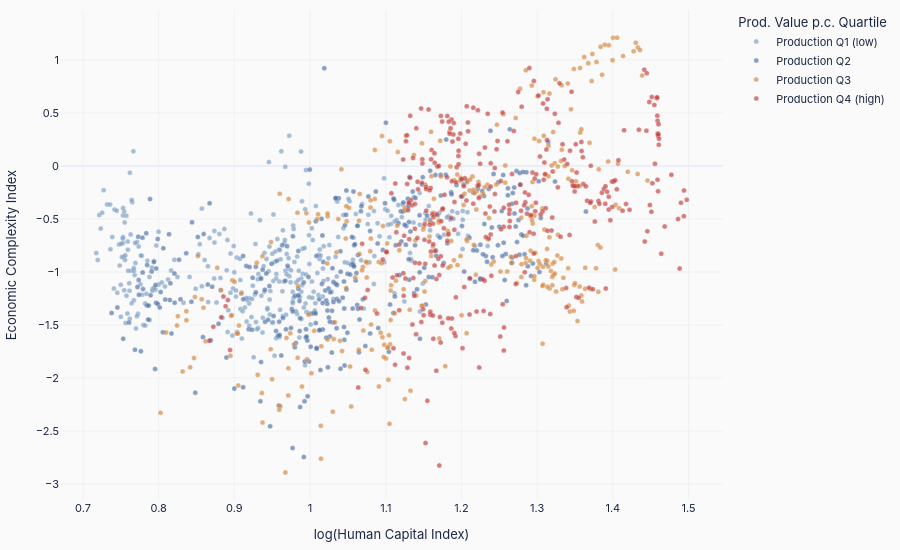

The cell this chart's notebook holds for it:
### Markdown cell above
### 7b. ECI vs Human Capital — by Production Value Quartile

Scatter plot of log(HCI) against ECI, with points coloured by per-capita production
value quartile. If the slope of HCI on ECI steepens at higher production quartiles,
this provides visual evidence of the positive interaction effect.

### Code cell
plot_df = df[['log_HCI', 'Economic Complexity Index', 'log_Production_Value',
              'Country Code', 'Year']].dropna()

plot_df['Prod_quartile'] = pd.qcut(
    plot_df['log_Production_Value'], q=4,
    labels=['Q1 (low)', 'Q2', 'Q3', 'Q4 (high)']
)

q_colors = [PALETTE['light_blue'], PALETTE['blue'], PALETTE['orange'], PALETTE['red']]

fig = go.Figure()
for q, col in zip(['Q1 (low)', 'Q2', 'Q3', 'Q4 (high)'], q_colors):
    sub = plot_df[plot_df['Prod_quartile'] == q]
    fig.add_trace(go.Scatter(
        x=sub['log_HCI'], y=sub['Economic Complexity Index'],
        mode='markers',
        marker=dict(color=col, size=5, opacity=0.65,
                    line=dict(width=0.3, color='white')),
        name=f'Production {q}',
        hovertemplate='%{customdata[0]} %{customdata[1]}<br>'
                      'log(HCI)=%{x:.2f}  ECI=%{y:.2f}<extra></extra>',
        customdata=sub[['Country Code', 'Year']].values,
    ))

fig.update_layout(**base_layout(
    xaxis=dict(
        title=dict(text='log(Human Capital Index)', font=dict(size=STYLE['axis_title_size'])),
        gridcolor=STYLE['grid_color'], gridwidth=STYLE['grid_width'],
    ),
    yaxis=dict(
        title=dict(text='Economic Complexity Index', font=dict(size=STYLE['axis_title_size'])),
        gridcolor=STYLE['grid_color'], gridwidth=STYLE['grid_width'],
    ),
    legend=dict(title=dict(text='Prod. Value p.c. Quartile'),
                font=dict(size=STYLE['legend_size'])),
))

save_chart(fig, os.path.join(OUT, 'eci_hci_production_interaction'), width=1000, height=600)

### Figure 1 — Plotly figure (JSON) as saved in the notebook; plotly's stock layout.template omitted (floating-point values rounded to 4 significant figures; data arrays with more than 128 entries replaced by an {"elided": "..."} marker saying what was removed)
{"data": [{"customdata": {"elided": "331x2 mixed values"}, "hovertemplate": "%{customdata[0]} %{customdata[1]}<br>log(HCI)=%{x:.2f}  ECI=%{y:.2f}<extra></extra>", "marker": {"color": "#7a9dc4", "line": {"color": "white", "width": 0.3}, "opacity": 0.65, "size": 5}, "mode": "markers", "name": "Production Q1 (low)", "type": "scatter", "x": {"elided": "331 float values"}, "y": {"elided": "331 float values"}}, {"customdata": {"elided": "331x2 mixed values"}, "hovertemplate": "%{customdata[0]} %{customdata[1]}<br>log(HCI)=%{x:.2f}  ECI=%{y:.2f}<extra></extra>", "marker": {"color": "#4a6fa5", "line": {"color": "white", "width": 0.3}, "opacity": 0.65, "size": 5}, "mode": "markers", "name": "Production Q2", "type": "scatter", "x": {"elided": "331 float values"}, "y": {"elided": "331 float values"}}, {"customdata": {"elided": "331x2 mixed values"}, "hovertemplate": "%{customdata[0]} %{customdata[1]}<br>log(HCI)=%{x:.2f}  ECI=%{y:.2f}<extra></extra>", "marker": {"color": "#d4853b", "line": {"color": "white", "width": 0.3}, "opacity": 0.65, "size": 5}, "mode": "markers", "name": "Production Q3", "type": "scatter", "x": {"elided": "331 float values"}, "y": {"elided": "331 float values"}}, {"customdata": {"elided": "331x2 mixed values"}, "hovertemplate": "%{customdata[0]} %{customdata[1]}<br>log(HCI)=%{x:.2f}  ECI=%{y:.2f}<extra></extra>", "marker": {"color": "#c23a3a", "line": {"color": "white", "width": 0.3}, "opacity": 0.65, "size": 5}, "mode": "markers", "name": "Production Q4 (high)", "type": "scatter", "x": {"elided": "331 float values"}, "y": {"elided": "331 float values"}}], "layout": {"font": {"color": "#1a2744", "family": "IBM Plex Sans, -apple-system, BlinkMacSystemFont, sans-serif", "size": 11}, "height": 550, "legend": {"font": {"size": 11}, "title": {"text": "Prod. Value p.c. Quartile"}}, "margin": {"b": 50, "l": 60, "r": 40, "t": 10}, "paper_bgcolor": "#fafafa", "plot_bgcolor": "#fafafa", "xaxis": {"gridcolor": "#e5e7eb", "gridwidth": 0.5, "title": {"font": {"size": 13}, "text": "log(Human Capital Index)"}}, "yaxis": {"gridcolor": "#e5e7eb", "gridwidth": 0.5, "title": {"font": {"size": 13}, "text": "Economic Complexity Index"}}}}
